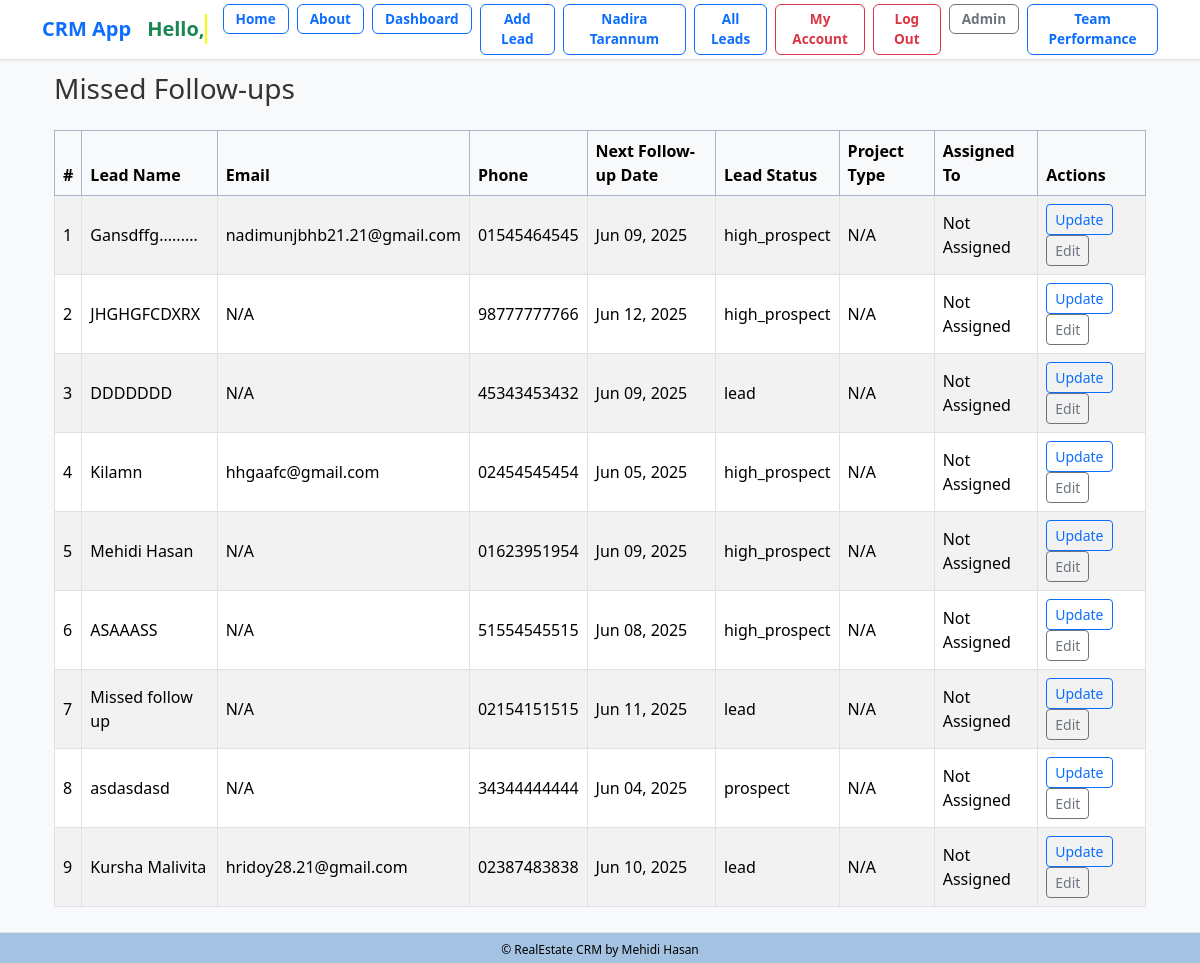
Page /missed-followups/ (signed in) on the earlier database version.
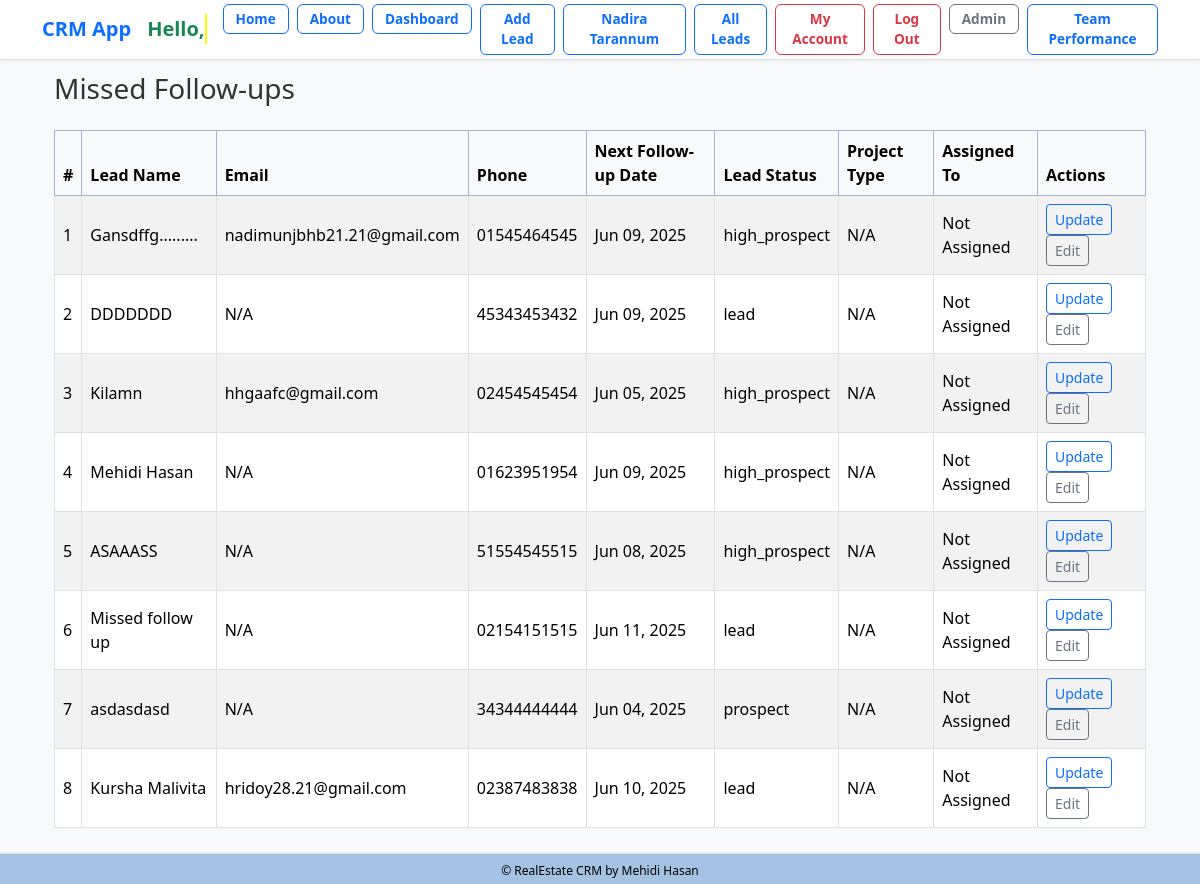
Same page on the later database version.
### lead/models.py (models this page shows, shortened)
class Lead(models.Model):
    LEAD_STAGE_CHOICES = (
        ('lead', 'Lead'),
        ('prospect', 'Prospect'),
        ('high_prospect', 'High Prospect'),
        ('sold_onboard', 'Sold/On-board'),
        ('hold', 'Hold'),
        ('lost', 'Lost'),
        ('junk', 'Junk'),
    )
    PROFESSION_CHOICES = (
        ('doctor', 'Doctor'),
        ('artist', 'Artist'),
        ('engineer', 'Engineer'),
        ('teacher', 'Teacher'),
        ('student', 'Student'),
        ('other', 'Other'),
    )
    PROJECT_CHOICES = (
        ('grand', 'Grand'),
        ('majestic', 'Majestic'),
        ('skyvilla', 'Skyvilla'),
        ('maxus', 'Maxus'),
        ('other', 'Other'),
    )
    PROPERTY_STATUS_CHOICES = (
        ('ready', 'Ready'),
        ('initial', 'Initial'),
        ('going', 'Going'),
    )
    PREFERRED_LOCATION_CHOICES = (
        ('banani', 'Banani'),
        ('gulshan', 'Gulshan'),
        ('badda', 'Badda'),
        ('dhanmondi', 'Dhanmondi'),
        ('other', 'Other'),
    )
    COMPANY_CHOICES = (
        ('rupayanhousing', 'Rupayan Housing'),
        ('rupayancityuttara', 'Rupayan City Uttara'),
        ('other', 'Other'),
    )
    INTERESTED_PROJECT_BUILDING_CHOICES = (
        ('grand-building-12', 'Grand Building 12'),
        ('majestic-building-5', 'Majestic Building 5'),
        ('skyvilla-building-3', 'Skyvilla Building 3'),
        ('maxus-building-8', 'Maxus Building 8'),
        ('other', 'Other'),
    )
    UNIT_SIZE_CHOICES = (
        ('2000-2500', '2000-2500 sqft'),
        ('200-300', '200-300 sqft'),
        ('300-400', '300-400 sqft'),
        ('2500-3000', '2500-3000 sqft'),
        ('3000-3500', '3000-3500 sqft'),
        ('3500-4000', '3500-4000 sqft'),
        ('4000+', '4000+ sqft'),
        ('other', 'Other'),
    )
    PREFERENCE_FLOOR = (
        ('1st', '1st Floor'),
        ('2nd', '2nd Floor'),
        ('3rd', '3rd Floor'),
        ('4th', '4th Floor'),
        ('5th', '5th Floor'),
        ('6th', '6th Floor'),
        ('7th', '7th Floor'),
        ('8th', '8th Floor'),
        ('9th', '9th Floor'),
        ('10th', '10th Floor'),
        ('11th', '11th Floor'),
        ('12th', '12th Floor'),
        ('13th', '13th Floor'),
        ('14th', '14th Floor'),
        ('15th', '15th Floor'),
    )
    FACING_CHOICES = (
        ('east', 'East'),
        ('west', 'West'),
        ('north', 'North'),
        ('south', 'South'),
        ('north-east', 'North-East'),
        ('north-west', 'North-West'),
        ('south-east', 'South-East'),
        ('south-west', 'South-West'),
        ('other', 'Other'),
    )
    VIEW_CHOICES = (
        ('road', 'Road'),
        ('park', 'Park'),
        ('lake', 'Lake'),
        ('city', 'City'),
        ('other', 'Other'),
    )
    BUDGET_CHOICES = (
        ('less-than-50-lakh', 'Less than 50 Lakh'),
        ('less-than-1-crore', 'Less than 1 Crore'),
        ('1-crore-to-2-crore', '1 Crore to 2 Crore'),
        ('2-crore-to-3-crore', '2 Crore to 3 Crore'),
        ('3-crore-to-4-crore', '3 Crore to 4 Crore'),
        ('4-crore-to-5-crore', '4 Crore to 5 Crore'),
        ('more-than-5-crore', 'More than 5 Crore'),
        ('other', 'Other'),
    )
    LEAD_SOURCE_CHOICES = (
        ('sgl', 'SGL'),
        ('walkin', 'Walk-in'),
        ('other', 'Other'),
    )
    SUB_SOURCE_CHOICES = (
        ('ownsource', 'Own Source'),
        ('referral', 'Referral'),
        ('doorto-door', 'Door to Door'),
        ('social-media', 'Social Media'),
        ('online-advertisement', 'Online Advertisement'),
        ('other', 'Other'),
    )
    TEAM_LEADER_CHOICES = (
        ('iktadul', 'Iktadul'),
        ('salman', 'Salman'),
        ('other', 'Other'),
    )
    FOLLOWUP_STATUS_CHOICES = (
        ('call', 'Call'),
        ('email', 'Email'),
        ('int Meeting', 'Int Meeting'),
        ('Ext Meeting', 'Ext Meeting'),
        ('project visit', 'Project Visit'),
        ('sold', 'Sold'),
        ('onboard', 'On-board'),
        ('junk', 'Junk'),
    )
    name = models.CharField("Name", max_length=50)
    team = models.ForeignKey(Team, on_delete=models.CASCADE, null=True, blank=True)
    phone = models.CharField(
    "Phone",
        max_length=11,
        unique=True,
        validators=[
            RegexValidator(
                regex=r'^\d{11}$',
                message='Phone number must contain only numbers.',
                code='invalid_phone'
            )
        ]
    )
    present_address = models.CharField("Present Address", max_length=20, choices=PREFERRED_LOCATION_CHOICES, blank=True, null=True)
    primaryemail = models.EmailField("Primary Email", max_length=254, blank=True, null=True)
    secondaryemail = models.EmailField("Secondary Email", blank=True, null=True)
    profession = models.CharField("Profession", max_length=20, choices=PROFESSION_CHOICES, blank=True, null=True)
    resident = models.CharField("Resident", max_length=100, blank=True, null=True)
    notes = models.TextField("Notes", blank=True, null=True)
    projecttype = models.CharField("Project Type", max_length=20, choices=PROJECT_CHOICES, blank=True, null=True)
    projectstatus = models.CharField("Project Status", max_length=20, choices=PROPERTY_STATUS_CHOICES, default='ready', blank=True, null=True)
    preferred_location = models.CharField("Preferred Location", max_length=20, choices=PREFERRED_LOCATION_CHOICES, blank=True, null=True)
    company = models.CharField("Company", max_length=20, choices=COMPANY_CHOICES, default="rupayancityuttara", null=True)
    interested_project_building = models.CharField("Interested Project Building", max_length=30, choices=INTERESTED_PROJECT_BUILDING_CHOICES, blank=True, null=True)
    unit_size = models.CharField("Unit Size", max_length=20, choices=UNIT_SIZE_CHOICES, blank=True, null=True)
    preference_floor = models.CharField("Preference Floor", max_length=20, choices=PREFERENCE_FLOOR, blank=True, null=True)
    facing = models.CharField("Facing", max_length=20, choices=FACING_CHOICES, blank=True, null=True)
    view = models.CharField("View", max_length=20, choices=VIEW_CHOICES, blank=True, null=True)
    budget = models.CharField("Budget", max_length=20, choices=BUDGET_CHOICES, blank=True, null=True)
    leadsource = models.CharField("Lead Source", max_length=20, choices=LEAD_SOURCE_CHOICES, default='sgl', blank=True, null=True)
    subsource = models.CharField("Sub Source", max_length=20, choices=SUB_SOURCE_CHOICES, default='ownsource',blank=True, null=True)
    teamleader = models.CharField("Team Leader", max_length=20, choices=TEAM_LEADER_CHOICES, default='iktadul',blank=True, null=True)
    description = models.TextField("Description", blank=True, null=True)
    converted_to_client = models.BooleanField("Converted to Client", default=False)
    created_at = models.DateTimeField("Created At", auto_now_add=True)
    modified_at = models.DateTimeField("Modified At", auto_now=True)
    followup_by = models.CharField("Follow Up By", max_length=50, choices=FOLLOWUP_STATUS_CHOICES, blank=True, null=True)
    lead_status = models.CharField("Lead Status", max_length=20, choices=LEAD_STAGE_CHOICES, default="lead", null=True)
    next_followup_by = models.CharField(max_length=20, choices=FOLLOWUP_STATUS_CHOICES, blank=True, null=True)
    next_followup_date = models.DateField("Next Follow Up Date", blank=True, null=True)
    modified_at = models.DateTimeField(auto_now=True)
    created_by = models.ForeignKey(User, related_name='leads', on_delete=models.CASCADE)
    transfer_to = models.ForeignKey(User, related_name='transferred_leads', on_delete=models.SET_NULL, null=True, blank=True)
    unique_id = models.CharField(max_length=255, unique=True, blank=True, null=True)

### dashboard/views.py (the view)
# urls.py: path('missed-followups/', views.missed_followups, name='missed_followups'),
@login_required
def missed_followups(request):
    today = now().date()
    if request.user.is_superuser:
        missed_leads = Lead.objects.filter(next_followup_date__lt=today)
    else:
        missed_leads = Lead.objects.filter(next_followup_date__lt=today, created_by=request.user)
    missed_followup_count = get_missed_followup_count(request.user)
    context = {
        'page_title': 'Missed Follow-ups',
        'leads_data': missed_leads,
        'missed_followup_count': missed_followup_count,
        'today': today,
    }
    return render(request, 'dashboard/missed_followups.html', context)

### lead/utils.py (called while the page is built)
def get_missed_followup_count(user):
    today = now().date()
    if user is None:
        return 0
    if user.is_superuser:
        return Lead.objects.filter(next_followup_date__lt=today).count()
    else:
        return Lead.objects.filter(next_followup_date__lt=today, created_by=user).count()

### dashboard/templates/dashboard/missed_followups.html
{% extends "crm/base.html" %}
{% block content %}
<div class="container mt-4">
  <h3 class="mb-4">{{ page_title }}</h3>
  {% if leads_data %}
    <div class="table-responsive">
      <table class="table table-striped table-bordered align-middle">
        <thead class="table-primary text-white">
          <tr>
            <th>#</th>
            <th>Lead Name</th>
            <th>Email</th>
            <th>Phone</th>
            <th>Next Follow-up Date</th>
            <th>Lead Status</th>
            <th>Project Type</th>
            <th>Assigned To</th>
            <th>Actions</th>
          </tr>
        </thead>
        <tbody>
          {% for lead in leads_data %}
          <tr>
            <td>{{ forloop.counter }}</td>
            <td>{{ lead.name }}</td>
            <td>{{ lead.primaryemail|default:"N/A" }}</td>
            <td>{{ lead.phone|default:"N/A" }}</td>
            <td>{{ lead.next_followup_date|date:"M d, Y" }}</td>
            <td>{{ lead.lead_status|default:"N/A" }}</td>
            <td>{{ lead.project_type|default:"N/A" }}</td>
            <td>
              {% if lead.assigned_to %}
                {{ lead.assigned_to.get_full_name|default:lead.assigned_to.username }}
              {% else %}
                Not Assigned
              {% endif %}
            </td>
            <td>
              <a href="{% url 'lead:lead_change_history' lead.id %}" class="btn btn-outline-primary btn-sm">Update</a>
              <a href="{% url 'edit_leads' lead.id %}?redirect_to=missed_followups" class="btn btn-outline-secondary btn-sm">Edit</a>
            </td>
          </tr>
          {% endfor %}
        </tbody>
      </table>
    </div>
  {% else %}
    <div class="alert alert-info">No missed follow-ups found.</div>
  {% endif %}
</div>
{% endblock %}

Differences in the rows shown:
no longer on this page (row edited): Lead: name "JHGHGFCDXRX", primaryemail "N/A", phone "98777777766", next_followup_date "Jun 12, 2025", lead_status "high_prospect", project_type "N/A"
